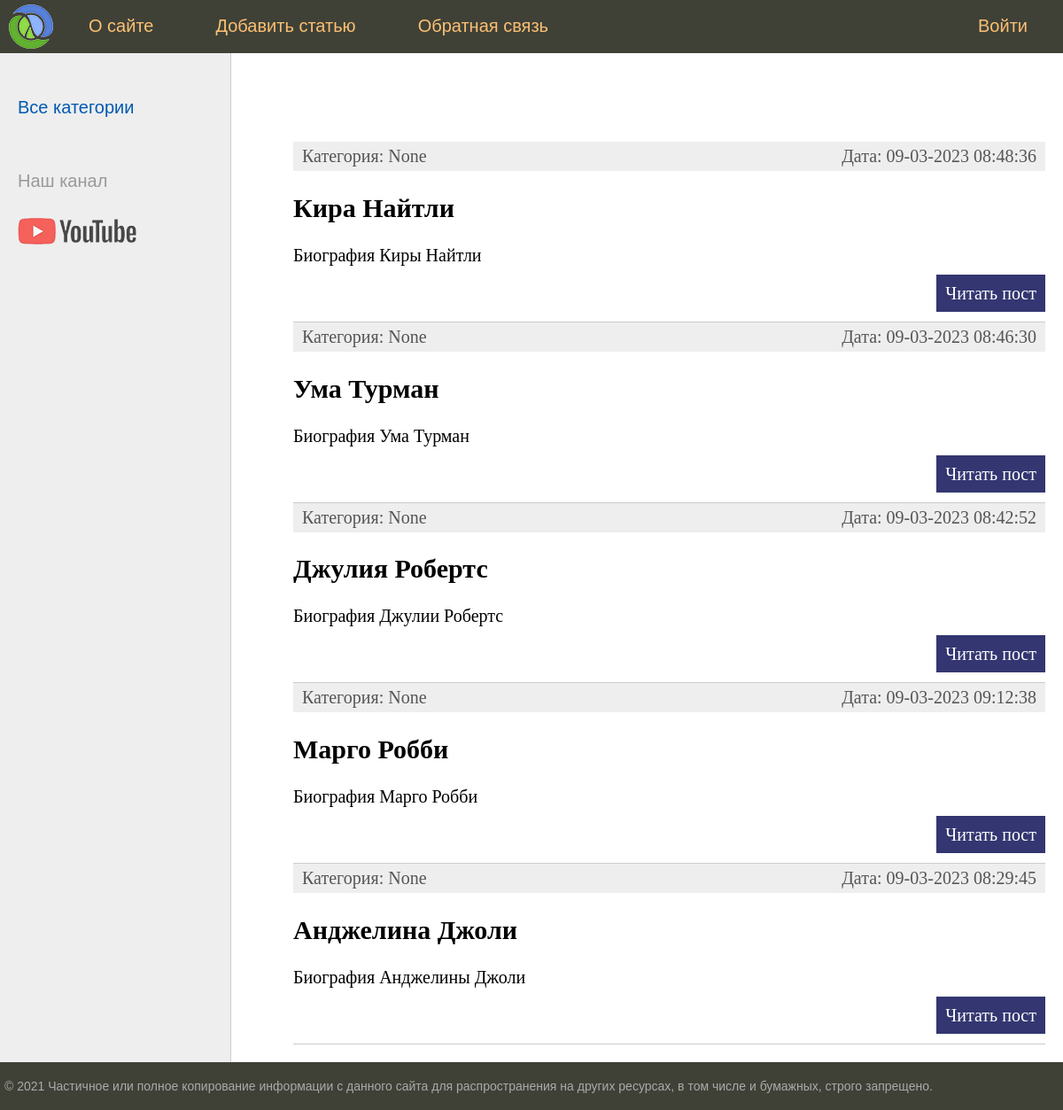
The app's page /, older data.
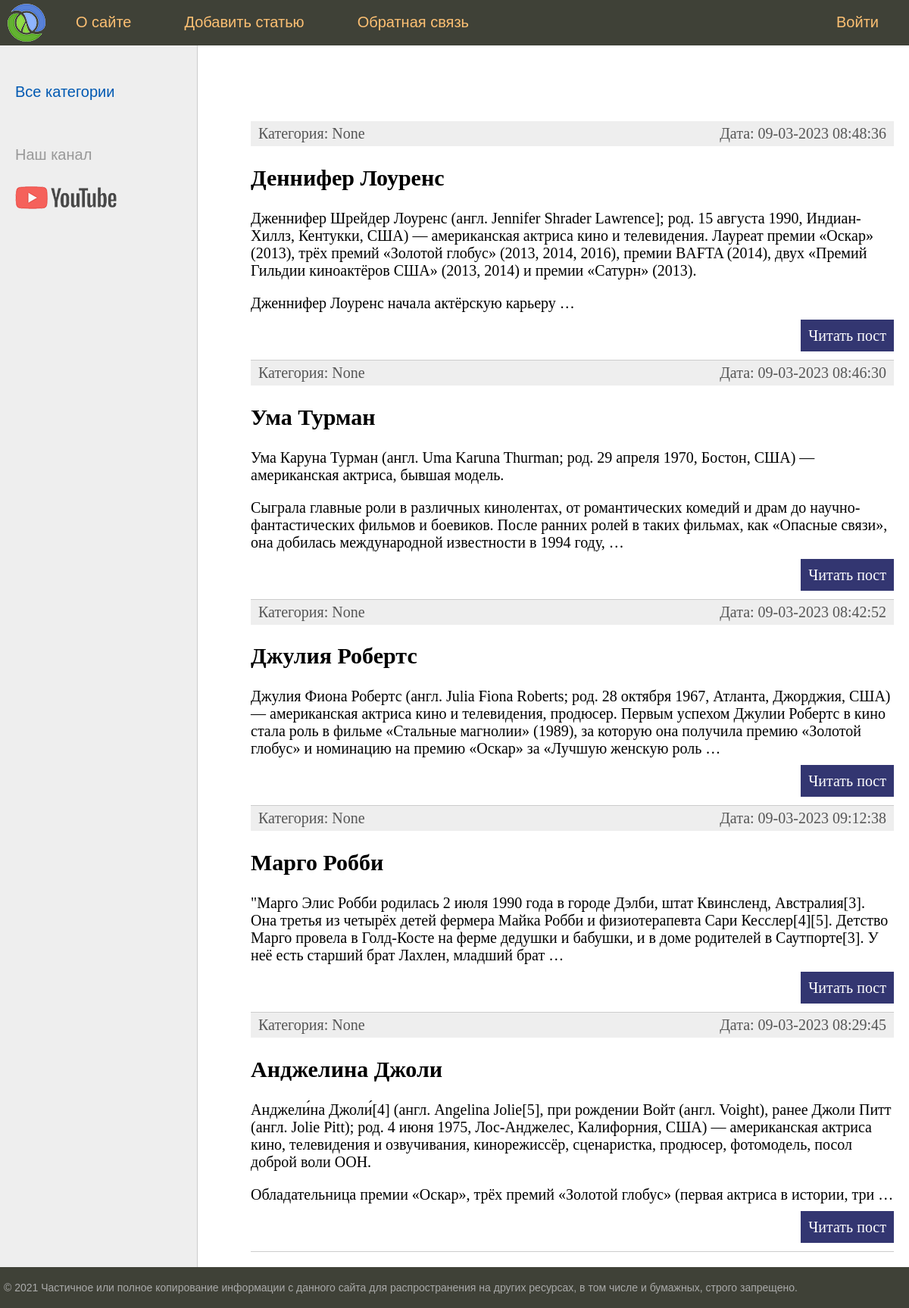
The same page, newer data.
### women/models.py (models this page shows, shortened)
class Women(models.Model):
    title = models.CharField(max_length=255, verbose_name='Заголовок')
    content = models.TextField(blank=True, verbose_name='Текст статьи')
    photo = models.ImageField(upload_to='photos/%Y/%m/%d/', verbose_name='Фото')
    time_create = models.DateTimeField(auto_now_add=True, verbose_name='Время создания')
    time_update = models.DateTimeField(auto_now=True, verbose_name='Время обновления')
    is_published = models.BooleanField(default=True, verbose_name='Публикация')
    cat = models.ForeignKey('Category', on_delete=models.PROTECT, null=True, verbose_name='Категория')
    def get_absolute_url(self):
        return reverse('post', kwargs={'post_id': self.pk})
    class Meta:
        verbose_name = 'Известные женщины'
        verbose_name_plural = 'Известные женщины'
        ordering = ['-time_create', 'title']

### women/views.py (the view)
# urls.py: path('', index, name='home'),
def index(request):
    posts = Women.objects.all()
    context = {
        'posts': posts,
        'menu': menu,
        'title': 'Главная страница',
        'cat_selected': 0,
    }
    return render(request, 'women/index.html', context=context)

### women/templatetags/women_tags.py (called while the page is built)
@register.inclusion_tag('women/list_categories.html')
def show_categories(sort=None, cat_selected=0):
    if not sort:
        cats = Category.objects.all()
    else:
        cats = Category.objects.order_by(sort)
    return {'cats': cats, 'cat_selected': cat_selected}

### women/templates/women/index.html (shortened to what this page needs)
{% extends 'women/base.html' %}
{% block content %}
<ul class="list-articles">
	{% for p in posts %}
			<li><div class="article-panel">
	<p class="first">Категория: {{p.cat}}</p>
	<p class="last">Дата: {{p.time_update|date:"d-m-Y H:i:s"}}</p>
</div>
				<h2>{{p.title}}</h2>
	{% autoescape on %}
	{{p.content|linebreaks|truncatewords:50}}
	{% endautoescape %}
			<p class="link-read-post"><a href="{{ p.get_absolute_url }}">Читать пост</a></p>
			</li>
	{% endfor %}
</ul>
{% endblock %}

### women/templates/women/base.html (shortened to what this page needs)
{% load static %}
{% load women_tags %}
<!DOCTYPE html>
<html>
<head>
	<link type="text/css" href="{% static 'women/css/styles.css' %}" rel="stylesheet" />
</head>
<body>
<table class="table-page" border=0 cellpadding="0" cellspacing="0">
<tr><td valign=top>
{% block mainmenu %}
		<div class="header">
			<ul id="mainmenu" class="mainmenu">
			<li class="logo"><a href="{% url 'home' %}"><div class="logo"></div></a></li>
{% for m in menu %}
	{% if not forloop.last %}
			<li><a href="{% url m.url_name %}">{{m.title}}</a></li>
	{% else %}
			<li class="last"><a href="{% url m.url_name %}">{{m.title}}</a></li>
	{% endif %}
{% endfor %}
			</ul>
		</div>
{% endblock mainmenu %}
<table class="table-content" border=0 cellpadding="0" cellspacing="0">
<tr>
	<td valign="top" class="left-chapters">
	<ul id="leftchapters">
{% if cat_selected == 0 %}
		<li class="selected">Все категории</li>
{% else %}
		<li><a href="{% url 'home' %}">Все категории</a></li>
{% endif %}
		<li class="share">
		<p>Наш канал</p>
		<a class="share-yt" href="https://www.youtube.com/channel/UClJzWfGWuGJL2t-3dYKcHTA/playlists" target="_blank" rel="nofollow"></a>
		</li>
	</ul>
</td>
<td valign="top" class="content">
	<div class="content-text">
{% block content %}
{% endblock %}
	</div>
</td></tr></table>
</td></tr>
<tr><td valign=top>
	<div id="footer">
		<p>&copy; 2021 Частичное или полное копирование информации с данного сайта для распространения на других ресурсах, в том числе и бумажных, строго запрещено.</p>
	</div>
</td></tr></table>
</body>
</html>

### women/static/women/css/styles.css (style rules this page uses)
html, body { font-family: 'Arial'; margin: 0; padding: 0; height: 100%; width: 100%; color: #444; }
a { color: #0059b2; text-decoration: none; }
p.link-read-post { text-align: right; }
p.link-read-post a { padding: 10px; min-width: 100px; background: #333671; color: #fff; text-decoration: none; }
div.article-panel { background: #eee; padding: 5px 10px 5px 10px; box-sizing: border-box; overflow: hidden; color: #555; }
div.article-panel p.first { margin: 0; float: left; }
div.article-panel p.last { margin: 0; float: right; }
ul.list-articles { list-style: none; margin: 0; padding: 0; }
ul.list-articles li { border-bottom: 1px solid #ccc; }
.table-page { width: 100%; height: 100%; vertical-align: top; }
.table-page tr { height: 100%; }
.header { background: #3F4137; height: 60px; }
.logo { background: url('../images/logo.png') no-repeat 10px 5px; width: 70px; height: 60px; }
ul.mainmenu { list-style: none; margin: 0; padding: 0; height: 60px; color: #fdc073; font-size: 20px; overflow: hidden; }
ul.mainmenu li { float: left; margin: 18px 40px 0 30px; }
ul.mainmenu li.logo { margin: 0; }
ul.mainmenu li.last { float: right; }
ul.mainmenu li a { color: #fdc073; text-decoration: none; }
.table-content { width: 100%; min-height: 100%; height: 100%; }
.left-chapters { margin: 0; background: #eee; border-right: 1px solid #ccc; min-height: 100%; }
.left-chapters ul { width: 230px; min-height: 100%; margin: 0; padding: 20px 10px 10px 20px; list-style: none; font-size: 20px; }
.left-chapters ul li { margin: 30px 0 0 0; color: #999; }
.left-chapters ul li.selected { color: #0059b2; }
.left-chapters ul li a { color: #444; text-decoration: none; }
.left-chapters ul li.share { margin: 60px 0 0 0; }
.left-chapters ul li.share p { margin: 30px 0 30px 0; }
.left-chapters ul li.share a { display: inline-block; width: 40px; height: 40px; margin: 0 20px 0 0; }
.left-chapters ul li.share a.share-yt { width: 100%; height: 30px; background: url('../images/share_yt.png') no-repeat 0 0 }
.content { padding: 40px 20px 20px 40px; width: 100%; box-sizing: border-box; }
.content-text { margin: 60px 0 0 30px; color: #000; font-size: 20px; font-family: Yandex Sans Display Light; }
#footer { box-sizing: border-box; background: #3F4137; padding: 5px; color: #aaa; font-size: 14px; font-family: Verdana, Geneva, Arial, Helvetica; text-align: left; overflow: hidden; }

Row changes from the older to the newer data that the page shows:
changed Women: title "Кира Найтли" → "Деннифер Лоуренс"; content "Биография Киры Найтли" → "Дженнифер Шрейдер Лоуренс (англ. Jennifer Shrader Lawrence]; род. 15 августа 1990, Индиан-Хиллз, Кентукки, США) — американская актриса кино и телевидения. Лауреат премии «Оскар» (2013), трёх премий «Золотой глобус» (2013, 2014, 2016), премии BAFTA (2014), двух «Премий Гильдии киноактёров США» (2013, 2014) и премии «Сатурн» (2013). Дженнифер Лоуренс начала актёрскую карьеру …"
changed Women "Ума Турман": content "Биография Ума Турман" → "Ума Каруна Турман (англ. Uma Karuna Thurman; род. 29 апреля 1970, Бостон, США) — американская актриса, бывшая модель. Сыграла главные роли в различных кинолентах, от романтических комедий и драм до научно-фантастических фильмов и боевиков. После ранних ролей в таких фильмах, как «Опасные связи», она добилась международной известности в 1994 году, …"
changed Women "Джулия Робертс": content "Биография Джулии Робертс" → "Джулия Фиона Робертс (англ. Julia Fiona Roberts; род. 28 октября 1967, Атланта, Джорджия, США) — американская актриса кино и телевидения, продюсер. Первым успехом Джулии Робертс в кино стала роль в фильме «Стальные магнолии» (1989), за которую она получила премию «Золотой глобус» и номинацию на премию «Оскар» за «Лучшую женскую роль …"
changed Women "Марго Робби": content "Биография Марго Робби" → "\"Марго Элис Робби родилась 2 июля 1990 года в городе Дэлби, штат Квинсленд, Австралия[3]. Она третья из четырёх детей фермера Майка Робби и физиотерапевта Сари Кесслер[4][5]. Детство Марго провела в Голд-Косте на ферме дедушки и бабушки, и в доме родителей в Саутпорте[3]. У неё есть старший брат Лахлен, младший брат …"
changed Women "Анджелина Джоли": content "Биография Анджелины Джоли" → "Анджели́на Джоли́[4] (англ. Angelina Jolie[5], при рождении Войт (англ. Voight), ранее Джоли Питт (англ. Jolie Pitt); род. 4 июня 1975, Лос-Анджелес, Калифорния, США) — американская актриса кино, телевидения и озвучивания, кинорежиссёр, сценаристка, продюсер, фотомодель, посол доброй воли ООН. Обладательница премии «Оскар», трёх премий «Золотой глобус» (первая актриса в истории, три …"
